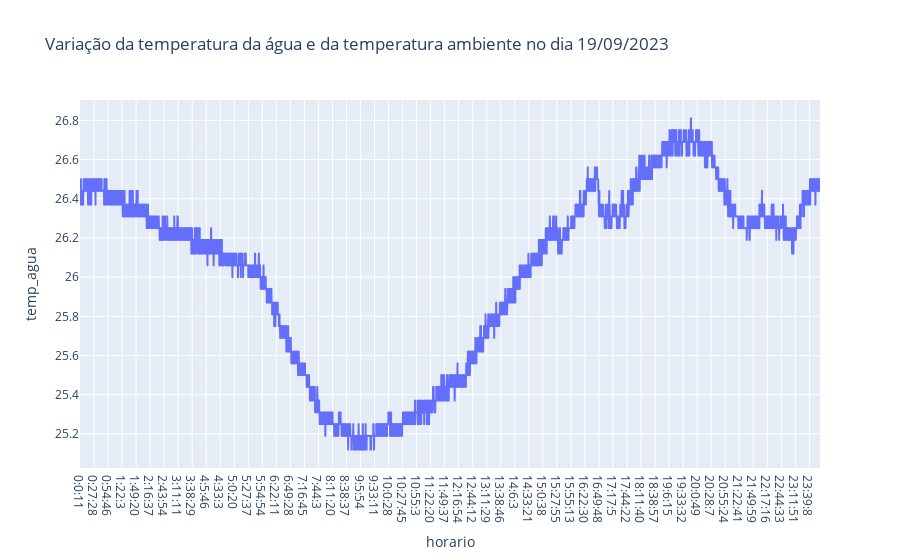

Source (notebook cell):
### Code cell
# Separação dos dados do dia 19/09/2023
dados_dia2 = dados.loc[dados['data'] == '19/9/2023']

# Gráfico da variação da temperatura da água e da temperatura ambiente no dia 19/09/2023
fig = px.line(dados_dia2, x='horario', y='temp_agua', title='Variação da temperatura da água e da temperatura ambiente no dia 19/09/2023')
fig.show()

### Figure 1 — Plotly figure (JSON) as saved in the notebook; plotly's stock layout.template omitted (floating-point values rounded to 4 significant figures; data arrays with more than 128 entries replaced by an {"elided": "..."} marker saying what was removed)
{"data": [{"hovertemplate": "horario=%{x}<br>temp_agua=%{y}<extra></extra>", "legendgroup": "", "line": {"color": "#636efa", "dash": "solid"}, "marker": {"symbol": "circle"}, "mode": "lines", "name": "", "showlegend": false, "type": "scattergl", "x": {"elided": "5488 str values"}, "xaxis": "x", "y": {"elided": "5488 float values"}, "yaxis": "y"}], "layout": {"legend": {"tracegroupgap": 0}, "title": {"text": "Variação da temperatura da água e da temperatura ambiente no dia 19/09/2023"}, "xaxis": {"anchor": "y", "domain": [0, 1], "title": {"text": "horario"}}, "yaxis": {"anchor": "x", "domain": [0, 1], "title": {"text": "temp_agua"}}}}
